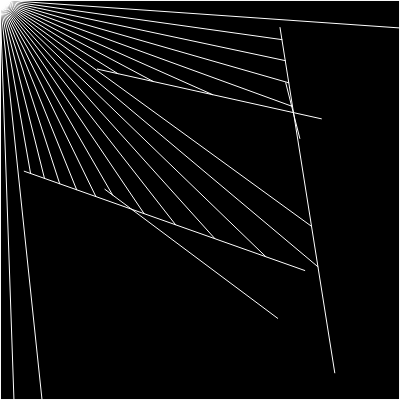
Frame 1 (no input)
Frame 60 (no input): identical to frame 1, image omitted
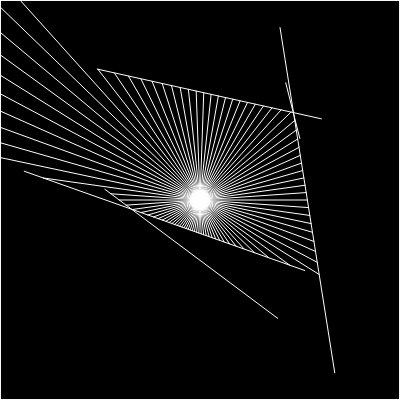
Frame 120 (the mouse pressed at the canvas centre since frame 60)

The p5.js sketch that drew these frames (run headless with seeded random() and noise() and a simulated clock; from frame 60 on, the mouse is pressed at the canvas centre):

// p5.js sketch
// ── sketch.js
let walls = []
let ray
let particle
let xoff = 0
let yoff = 0

function createBoundary(){
    walls = []
    for (let i=0; i<5; i++){
        walls.push(new Boundary(0,height,width,height))
        walls.push(new Boundary(0,0,width,0))
        walls.push(new Boundary(0,height,0,0))
        walls.push(new Boundary(width,height,width,0))
        let x1 = random(width)
        let x2 = random(width)
        let y1 = random(height)
        let y2 = random(height)
        walls.push(new Boundary(x1,x2,y1,y2))
    }
}

function setup(){
    createCanvas(400,400)
    
    createBoundary()
    ray = new Ray(100,200)
    particle = new Particle()
}

function draw(){
    background(0)
    particle.update(mouseX,mouseY)
    //particle.update(noise(xoff) *width, noise(yoff)* height)
    particle.show()
    for (let wall of walls){
        wall.show()
    }
    particle.look(walls)
    xoff += 0.01
    yoff += 0.01
    if (particle.checkEdges()) {
        createBoundary()
    }
    
    // ray.show()
    // ray.lookAt(mouseX, mouseY)
    
    // let pt = ray.cast(wall)
    // if (pt) {
    //     console.log("true")
    //     fill(255)
    //     ellipse(pt.x, pt.y, 8, 8)
    // }
}
// ── boundary.js
class Boundary{
    constructor(x1,y1,x2,y2) {
        this.a = createVector(x1,y1)
        this.b = createVector(x2,y2)
    }

    show() {
        stroke (255)
        line (this.a.x,this.a.y,this.b.x, this.b.y)
    }
}


// ── particle.js
class Particle{
    constructor(){
        this.pos = createVector(width/2, height/2)
        this.rays = []
        for (let i=0; i < 360; i +=4){
            this.rays.push(new Ray(this.pos, radians(i)))
        }
    }

    show() {
        fill(255)
        ellipse(this.pos.x, this.pos.y, 4)
        for (let ray of this.rays){
            ray.show()
        }
    }

    look(walls){
        for (let ray of this.rays ){
            let closest = null
            let record = Infinity
            for (let wall of walls){
    
                const pt = ray.cast(wall)
                
                if (pt){
                    const d = p5.Vector.dist(this.pos, pt)
                    if (d < record){
                        record =d
                        closest = pt
                    }
                }
            }
            if (closest){
                line (this.pos.x, this.pos.y, closest.x, closest.y)
            } else {
                //line(this.pos.x, this.pos.y, width- this.pos.x, height-this.pos.y)
            }
            
        }
        
    }

    update(mx,my){
        this.pos.set(mx,my) 
    }

    checkEdges(){
        if (this.pos.x < 0 || this.pos.x > width || this.pos.y <0 || this.pos.y>height){
            return true
        } else {
            return false
        }
    }
}
// ── ray.js
class Ray{
    constructor(pos, angle){
        this.pos = pos
        this.dir = p5.Vector.fromAngle(angle)
    }

    show(){
        stroke(255)
        push ()
        translate(this.pos.x, this.pos.y)
        line (0,0,this.dir.x *10, this.dir.y*10)
        pop ()
    }

    lookAt(x,y){
        this.dir.x = x - this.pos.x
        this.dir.y = y - this.pos.y
        this.dir.normalize()
    }

    cast(wall) {
        // to find if the line segment is intersecting or not

        const x1 = wall.a.x
        const y1 = wall.a.y
        const x2 = wall.b.x
        const y2 = wall.b.y

        const x3 = this.pos.x
        const y3 = this.pos.y
        const x4 = this.pos.x + this.dir.x
        const y4 = this.pos.y + this.dir.y

        const den = (x1 - x2) * (y3 - y4) - (y1 - y2) * (x3 - x4)
        if (den == 0){
            return
        }

        const t = ((x1 - x3) * (y3 - y4) - (y1-y3) * (x3 -x4)) / den
        const u = -1 * ((x1 - x2) * (y1 - y3) - (y1 - y2) * (x1 - x3))/ den

        if (t>0 && t < 1 && u >0){
            const pt= createVector()
            pt.x = x1 + t * (x2 - x1)
            pt.y = y1 + t * (y2 - y1)
            return pt
        } else {
            return 
        }

    }
}
